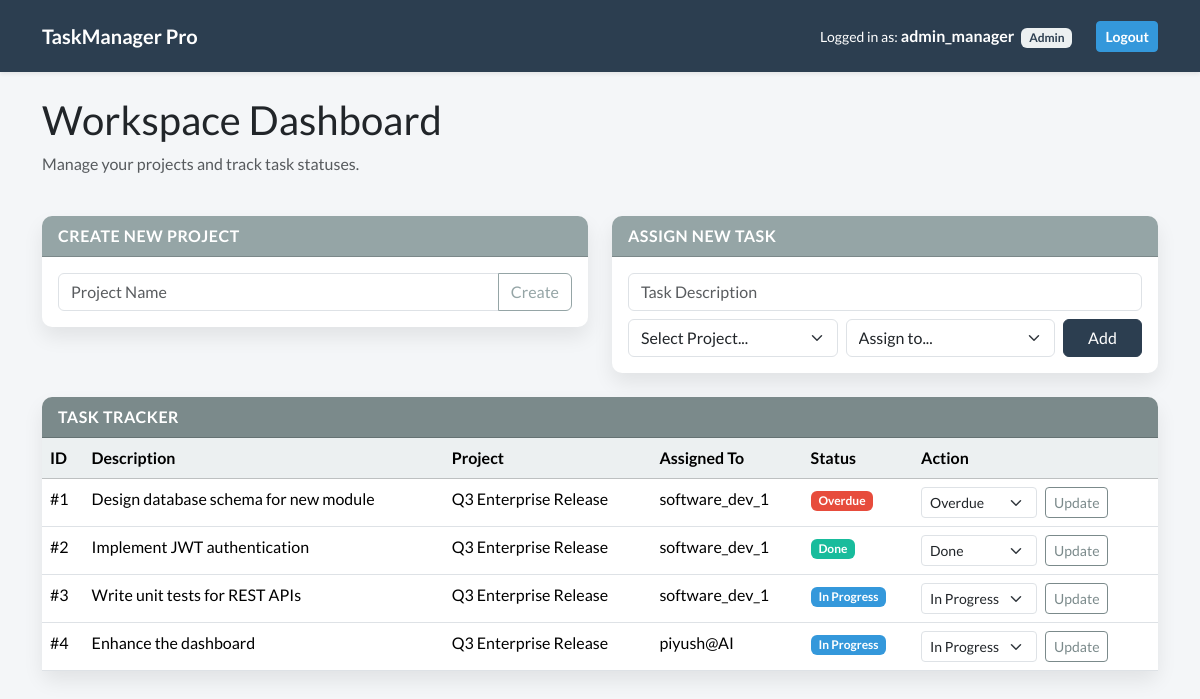
The page /dashboard (signed in) on the database its author committed.
### app.py (models this page shows)
class Task(db.Model):
    id = db.Column(db.Integer, primary_key=True)
    title = db.Column(db.String(200), nullable=False)
    status = db.Column(db.String(20), default='Pending') # Pending, In Progress, Done
    project_id = db.Column(db.Integer, db.ForeignKey('project.id'), nullable=False)
    user_id = db.Column(db.Integer, db.ForeignKey('user.id'), nullable=False)

class Project(db.Model):
    id = db.Column(db.Integer, primary_key=True)
    name = db.Column(db.String(100), nullable=False)
    tasks = db.relationship('Task', backref='project', lazy=True)

class User(db.Model):
    id = db.Column(db.Integer, primary_key=True)
    username = db.Column(db.String(50), unique=True, nullable=False)
    password_hash = db.Column(db.String(256), nullable=False)
    role = db.Column(db.String(10), nullable=False) # 'Admin' or 'Member'
    tasks = db.relationship('Task', backref='assignee', lazy=True)

### app.py (the view)
@app.route('/')
@app.route('/dashboard')
@login_required
def dashboard():
    if session['role'] == 'Admin':
        projects = Project.query.all()
        users = User.query.filter_by(role='Member').all()
        tasks = Task.query.all()
    else:
        projects = []
        users = []
        tasks = Task.query.filter_by(user_id=session['user_id']).all()
    return render_template('dashboard.html', projects=projects, users=users, tasks=tasks)

### app.py (called while the page is built)
def login_required(f):
    @wraps(f)
    def decorated_function(*args, **kwargs):
        if 'user_id' not in session:
            return redirect(url_for('login'))
        return f(*args, **kwargs)
    return decorated_function

### templates/dashboard.html (shortened to what this page needs)
{% extends 'base.html' %}
{% block content %}
<div class="row mb-4">
    <div class="col">
        <h2>Workspace Dashboard</h2>
        <p class="text-muted">Manage your projects and track task statuses.</p>
    </div>
</div>
{% if session.get('role') == 'Admin' %}
<div class="row mb-4">
    <div class="col-md-6">
        <div class="card">
            <div class="card-header bg-secondary text-white">Create New Project</div>
            <div class="card-body">
                <form action="{{ url_for('create_project') }}" method="POST">
                    <div class="input-group">
                        <input type="text" name="name" class="form-control" placeholder="Project Name" required>
                        <button class="btn btn-outline-secondary" type="submit">Create</button>
                    </div>
                </form>
            </div>
        </div>
    </div>
    <div class="col-md-6">
        <div class="card">
            <div class="card-header bg-secondary text-white">Assign New Task</div>
            <div class="card-body">
                <form action="{{ url_for('create_task') }}" method="POST">
                    <div class="mb-2">
                        <input type="text" name="title" class="form-control" placeholder="Task Description" required>
                    </div>
                    <div class="row g-2">
                        <div class="col-md-5">
                            <select name="project_id" class="form-select" required>
                                <option value="" disabled selected>Select Project...</option>
                            </select>
                        </div>
                        <div class="col-md-5">
                            <select name="user_id" class="form-select" required>
                                <option value="" disabled selected>Assign to...</option>
                            </select>
                        </div>
                        <div class="col-md-2">
                            <button class="btn btn-primary w-100" type="submit">Add</button>
                        </div>
                    </div>
                </form>
            </div>
        </div>
    </div>
</div>
{% endif %}
<div class="card">
    <div class="card-header bg-dark text-white">Task Tracker</div>
    <div class="card-body p-0">
        <table class="table table-hover mb-0">
            <thead class="table-light">
                <tr>
                    <th>ID</th>
                    <th>Description</th>
                    <th>Project</th>
                    <th>Assigned To</th>
                    <th>Status</th>
                    <th>Action</th>
                </tr>
            </thead>
            <tbody>
                {% for task in tasks %}
                <tr>
                    <td>#{{ task.id }}</td>
                    <td>{{ task.title }}</td>
                    <td>{{ task.project.name }}</td>
                    <td>{{ task.assignee.username }}</td>
                    <td>
                        <span class="badge {% if task.status == 'Pending' %}bg-warning{% elif task.status == 'In Progress' %}bg-info{% elif task.status == 'Overdue' %}bg-danger{% else %}bg-success{% endif %}">
                            {{ task.status }}
                        </span>
                    </td>
                    <td>
                        {% if session.get('role') == 'Admin' or task.user_id == session.get('user_id') %}
                        <form action="{{ url_for('update_task', task_id=task.id) }}" method="POST" class="d-flex">
                            <select name="status" class="form-select form-select-sm me-2" style="width: auto;">
                                <option value="In Progress" {% if task.status == 'In Progress' %}selected{% endif %}>In Progress</option>
                                <option value="Overdue" {% if task.status == 'Overdue' %}selected{% endif %}>Overdue</option>
                                <option value="Done" {% if task.status == 'Done' %}selected{% endif %}>Done</option>
                            </select>
                            <button type="submit" class="btn btn-sm btn-outline-dark">Update</button>
                        </form>
                        {% else %}
                        <span class="text-muted small">No access</span>
                        {% endif %}
                    </td>
                </tr>
                {% else %}
                <tr>
                    <td colspan="6" class="text-center py-4 text-muted">No tasks available.</td>
                </tr>
                {% endfor %}
            </tbody>
        </table>
    </div>
</div>
{% endblock %}

### templates/base.html (shortened to what this page needs)
<!DOCTYPE html>
<html lang="en">
<head>
    <link href="https://cdn.jsdelivr.net/npm/bootswatch@5.3.0/dist/flatly/bootstrap.min.css" rel="stylesheet">
</head>
<body>
    <nav class="navbar navbar-expand-lg navbar-dark bg-primary mb-4 shadow-sm">
        <div class="container">
            <a class="navbar-brand fw-bold" href="{{ url_for('dashboard') }}">TaskManager Pro</a>
            <div class="d-flex align-items-center">
                {% if session.get('user_id') %}
                    <span class="navbar-text text-white me-4">
                        <small>Logged in as:</small> <strong>{{ session.get('username') }}</strong>
                        <span class="badge bg-light text-primary ms-1">{{ session.get('role') }}</span>
                    </span>
                    <a href="{{ url_for('logout') }}" class="btn btn-sm btn-info fw-bold">Logout</a>
                {% endif %}
            </div>
        </div>
    </nav>
    <div class="container">
        {% block content %}{% endblock %}
    </div>
</body>
</html>

### templates/base.html (style rules this page uses)
body { background-color: #f4f6f8; }
.card { box-shadow: 0 10px 20px rgba(0,0,0,0.08); border: none; border-radius: 10px; }
.card-header { border-top-left-radius: 10px !important; border-top-right-radius: 10px !important; font-weight: bold; text-transform: uppercase; letter-spacing: 0.5px; }

### rows shown on the page
Task: id "1", title "Design database schema for new module", project.name "Q3 Enterprise Release", assignee.username "software_dev_1", status "Overdue"
Task: id "2", title "Implement JWT authentication", project.name "Q3 Enterprise Release", assignee.username "software_dev_1", status "Done"
Task: id "3", title "Write unit tests for REST APIs", project.name "Q3 Enterprise Release", assignee.username "software_dev_1", status "In Progress"
Task: id "4", title "Enhance the dashboard", project.name "Q3 Enterprise Release", assignee.username "piyush@AI", status "In Progress"

### other values the page prints
{{ session.get('username') }} "admin_manager"
{{ session.get('role') }} "Admin"
